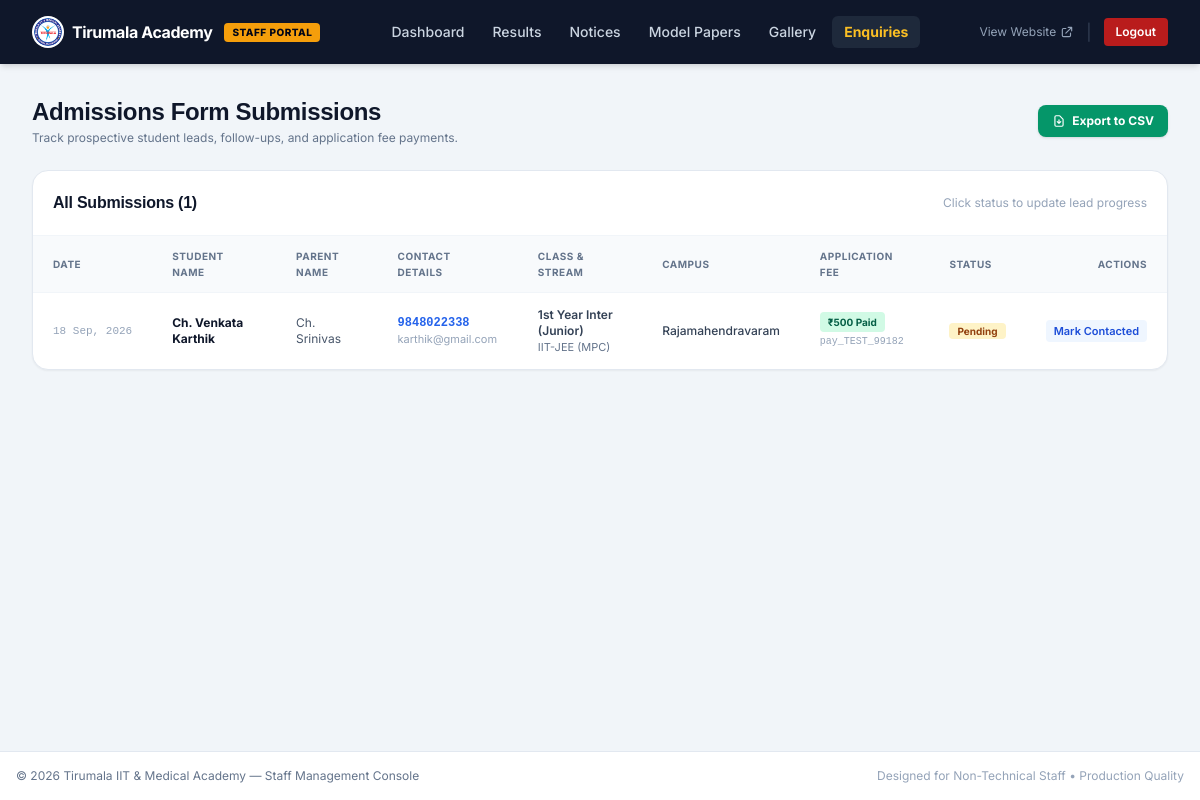
/admin/enquiries.php (signed in), run on an earlier commit of the app's database.
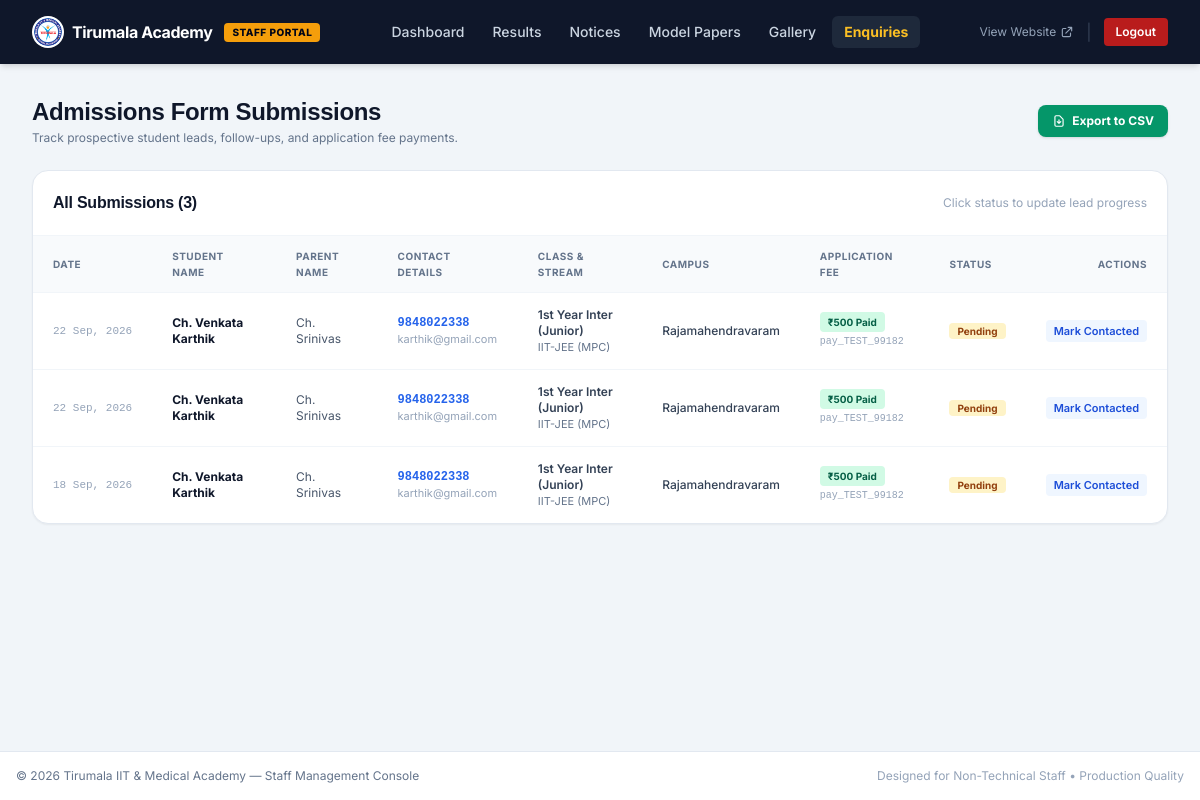
And on a later commit of the database.
### tables this page shows
CREATE TABLE enquiries (
        id INTEGER PRIMARY KEY AUTOINCREMENT,
        student_name VARCHAR(150) NOT NULL,
        parent_name VARCHAR(150),
        phone VARCHAR(25) NOT NULL,
        email VARCHAR(100),
        class_applying VARCHAR(50),
        stream_interested VARCHAR(50),
        campus_preferred VARCHAR(100),
        message TEXT,
        application_fee_paid INT DEFAULT 0,
        razorpay_payment_id VARCHAR(100),
        status VARCHAR(20) DEFAULT 'Pending', -- Pending, Contacted, Admitted
        created_at DATETIME DEFAULT CURRENT_TIMESTAMP
    );

### admin/enquiries.php (the view, shortened to what the changed rows need)
<?php
require_once __DIR__ . '/includes/header.php';
$db = getDB();
$allEnquiries = $db->query("SELECT * FROM enquiries ORDER BY id DESC")->fetchAll();
?>
<div class="space-y-6">
  <div class="flex flex-col sm:flex-row items-start sm:items-center justify-between gap-4">
    <div>
      <h1 class="text-2xl font-bold text-slate-900">Admissions Form Submissions</h1>
    </div>
  </div>
  <div class="bg-white rounded-2xl border border-slate-200 shadow-sm overflow-hidden">
    <div class="p-5 border-b border-slate-100 flex items-center justify-between">
      <h2 class="text-base font-bold text-slate-900">All Submissions (<?php echo count($allEnquiries); ?>)</h2>
      <span class="text-xs text-slate-400">Click status to update lead progress</span>
    </div>
    <div class="overflow-x-auto">
      <table class="w-full text-left text-xs">
        <thead class="bg-slate-50 text-slate-500 font-semibold uppercase tracking-wider text-[10px] border-b border-slate-100">
          <tr>
            <th class="px-5 py-3">Date</th>
            <th class="px-5 py-3">Student Name</th>
            <th class="px-5 py-3">Parent Name</th>
            <th class="px-5 py-3">Contact Details</th>
            <th class="px-5 py-3">Class & Stream</th>
            <th class="px-5 py-3">Campus</th>
            <th class="px-5 py-3">Application Fee</th>
            <th class="px-5 py-3">Status</th>
            <th class="px-5 py-3 text-right">Actions</th>
          </tr>
        </thead>
        <tbody class="divide-y divide-slate-100 text-slate-700">
          <?php if (!empty($allEnquiries)): ?>
            <?php foreach ($allEnquiries as $e): ?>
              <tr class="hover:bg-slate-50/70">
                <td class="px-5 py-3.5 text-slate-400 font-mono text-[11px] whitespace-nowrap">
                  <?php echo date('d M, Y', strtotime($e['created_at'])); ?>
                </td>
                <td class="px-5 py-3.5 font-bold text-slate-900"><?php echo htmlspecialchars($e['student_name']); ?></td>
                <td class="px-5 py-3.5 text-slate-600"><?php echo htmlspecialchars($e['parent_name'] ?: '—'); ?></td>
                <td class="px-5 py-3.5">
                  <a href="tel:<?php echo htmlspecialchars($e['phone']); ?>" class="font-mono font-bold text-blue-600 hover:underline block"><?php echo htmlspecialchars($e['phone']); ?></a>
                  <?php if ($e['email']): ?>
                    <span class="text-slate-400 text-[11px] block"><?php echo htmlspecialchars($e['email']); ?></span>
                  <?php endif; ?>
                </td>
                <td class="px-5 py-3.5">
                  <span class="font-semibold block"><?php echo htmlspecialchars($e['class_applying'] ?: 'General'); ?></span>
                  <span class="text-slate-500 text-[11px]"><?php echo htmlspecialchars($e['stream_interested']); ?></span>
                </td>
                <td class="px-5 py-3.5 font-medium"><?php echo htmlspecialchars($e['campus_preferred']); ?></td>
                <td class="px-5 py-3.5">
                  <?php if (!empty($e['application_fee_paid'])): ?>
                    <span class="bg-emerald-100 text-emerald-800 font-bold px-2 py-0.5 rounded text-[10px] block w-max">₹500 Paid</span>
                    <span class="text-[10px] font-mono text-slate-400"><?php echo htmlspecialchars($e['razorpay_payment_id'] ?: ''); ?></span>
                  <?php else: ?>
                    <span class="text-slate-400">Not Paid</span>
                  <?php endif; ?>
                </td>
                <td class="px-5 py-3.5">
                  <span class="px-2 py-0.5 rounded text-[10px] font-bold <?php
                    if ($e['status'] === 'Admitted') echo 'bg-emerald-100 text-emerald-800';
                    elseif ($e['status'] === 'Contacted') echo 'bg-blue-100 text-blue-800';
                    else echo 'bg-amber-100 text-amber-800';
                  ?>">
                    <?php echo htmlspecialchars($e['status']); ?>
                  </span>
                </td>
                <td class="px-5 py-3.5 text-right space-x-1 whitespace-nowrap">
                  <?php if ($e['status'] === 'Pending'): ?>
                    <a href="/admin/enquiries.php?id=<?php echo $e['id']; ?>&set_status=Contacted" class="bg-blue-50 text-blue-700 hover:bg-blue-100 px-2 py-1 rounded font-semibold text-[11px]">Mark Contacted</a>
                  <?php elseif ($e['status'] === 'Contacted'): ?>
                    <a href="/admin/enquiries.php?id=<?php echo $e['id']; ?>&set_status=Admitted" class="bg-emerald-50 text-emerald-700 hover:bg-emerald-100 px-2 py-1 rounded font-semibold text-[11px]">Mark Admitted</a>
                  <?php else: ?>
                    <span class="text-emerald-600 font-bold text-[11px]">Enrolled</span>
                  <?php endif; ?>
                </td>
              </tr>
            <?php endforeach; ?>
          <?php else: ?>
            <tr>
              <td colspan="9" class="px-5 py-8 text-center text-slate-400">No admissions enquiries registered yet.</td>
            </tr>
          <?php endif; ?>
        </tbody>
      </table>
    </div>
  </div>
</div>
<?php require_once __DIR__ . '/includes/footer.php'; ?>

What changed in the data, as far as the page shows it:
added enquiries: created_at "22 Sep, 2026", student_name "Ch. Venkata Karthik", parent_name "Ch. Srinivas", phone "9848022338", email "karthik@gmail.com", class_applying "1st Year Inter (Junior)", stream_interested "IIT-JEE (MPC)", campus_preferred "Rajamahendravaram", razorpay_payment "pay_TEST_99182", status "Pending"
added enquiries: created_at "22 Sep, 2026", student_name "Ch. Venkata Karthik", parent_name "Ch. Srinivas", phone "9848022338", email "karthik@gmail.com", class_applying "1st Year Inter (Junior)", stream_interested "IIT-JEE (MPC)", campus_preferred "Rajamahendravaram", razorpay_payment "pay_TEST_99182", status "Pending"
Also different on the page:
count($allEnquiries): "1" → "3"
